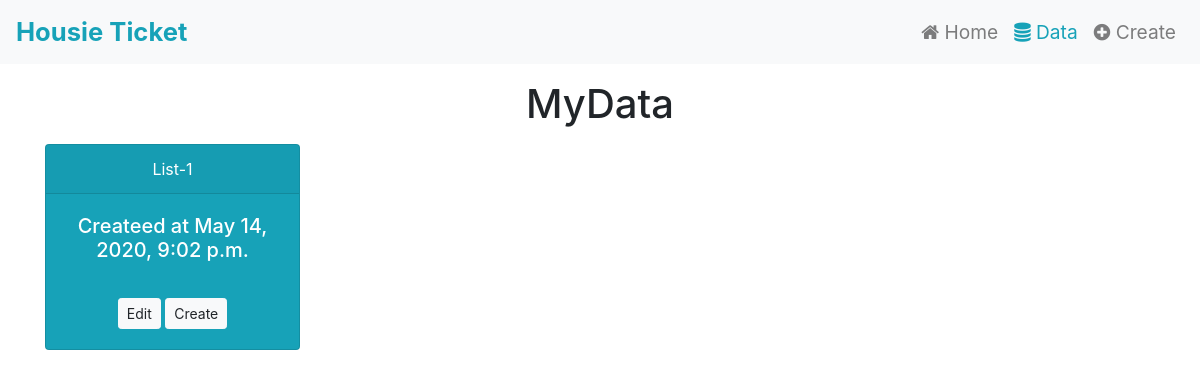
Page /data on the earlier database version.
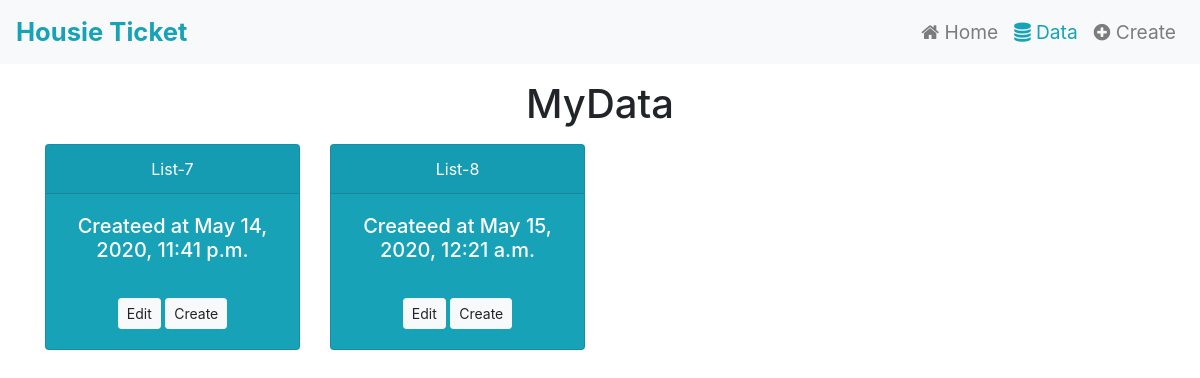
Same page on the later database version.
### main/models.py (models this page shows)
class List(models.Model):
    list_name = models.CharField(max_length=100)
    total_words = models.PositiveIntegerField(default=1)
    footer = models.CharField(max_length=1000)
    date = models.DateTimeField(auto_now=True)

### main/views.py (the view)
# urls.py: path('data', views.data),
def data(request):
    params = {
        'list': List.objects.all()
    }
    return render(request, 'main/data.html', params)

### main/templates/main/data.html
{% extends 'main/base.html' %}
{% block data %}active{% endblock %}
{% block content %}
<div class="container text-center">
	<h1 class=" m-3">MyData</h1>
	<div class="row">
		{% for i in list %}
		<div class="col-3">
			<div class="card text-white bg-info mb-3" style="max-width: 18rem;">
			  <div class="card-header">List-{{i.id}}</div>
			  <div class="card-body">
			    <h5 class="card-title">Createed at {{i.date}}</h5><br>
			    <button class="btn btn-sm btn-light">Edit</button>
			    <button class="btn btn-sm btn-light">Create</button>
			  </div>
			</div>
		</div>
		{% endfor %}
	</div>
</div>
{% endblock %}

### main/templates/main/base.html (shortened to what this page needs)
<!DOCTYPE html>
<html lang="en">
<head>
    <link rel="stylesheet" href="https://cdnjs.cloudflare.com/ajax/libs/font-awesome/4.7.0/css/font-awesome.min.css">
    <link rel="stylesheet" href="https://stackpath.bootstrapcdn.com/bootstrap/4.3.1/css/bootstrap.min.css">
</head>
<body>
    <nav class="navbar navbar-expand-lg navbar-light bg-light">
        <a class="navbar-brand" href="/" style="font-size:160%;color : #17A2B8;"><b>Housie Ticket</b></a>
        <div>
            <ul class="navbar-nav mr-auto">
                <li class="nav-item {% block home %}{% endblock %}">
                    <a class="nav-link" href="/" style="font-size:120%;"><span class="fa fa-home"></span> Home</a>
                </li>
                <li class="nav-item {% block data %}{% endblock %}">
                    <a class="nav-link" href="/data" style="font-size:120%;"><span class="fa fa-database"></span> Data</a>
                </li>
                <li class="nav-item {% block create %}{% endblock %}">
                    <a class="nav-link" href="/create" style="font-size:120%;"><span class="fa fa-plus-circle"></span> Create</a>
                </li>
            </ul>
        </div>
    </nav>
    {%block content%}
    {%endblock%}
    {%load static%}
</body>
</html>

### main/templates/main/base.html (style rules this page uses)
.navbar-light .navbar-nav .active>.nav-link, .navbar-light .navbar-nav .nav-link.active, .navbar-light .navbar-nav .nav-link.show, .navbar-light .navbar-nav .show>.nav-link { color : #17A2B8; }

Differences in the rows shown:
removed List: id "1", date "May 14, 2020, 9:02 p.m."
added List: id "7", date "May 14, 2020, 11:41 p.m."
added List: id "8", date "May 15, 2020, 12:21 a.m."
